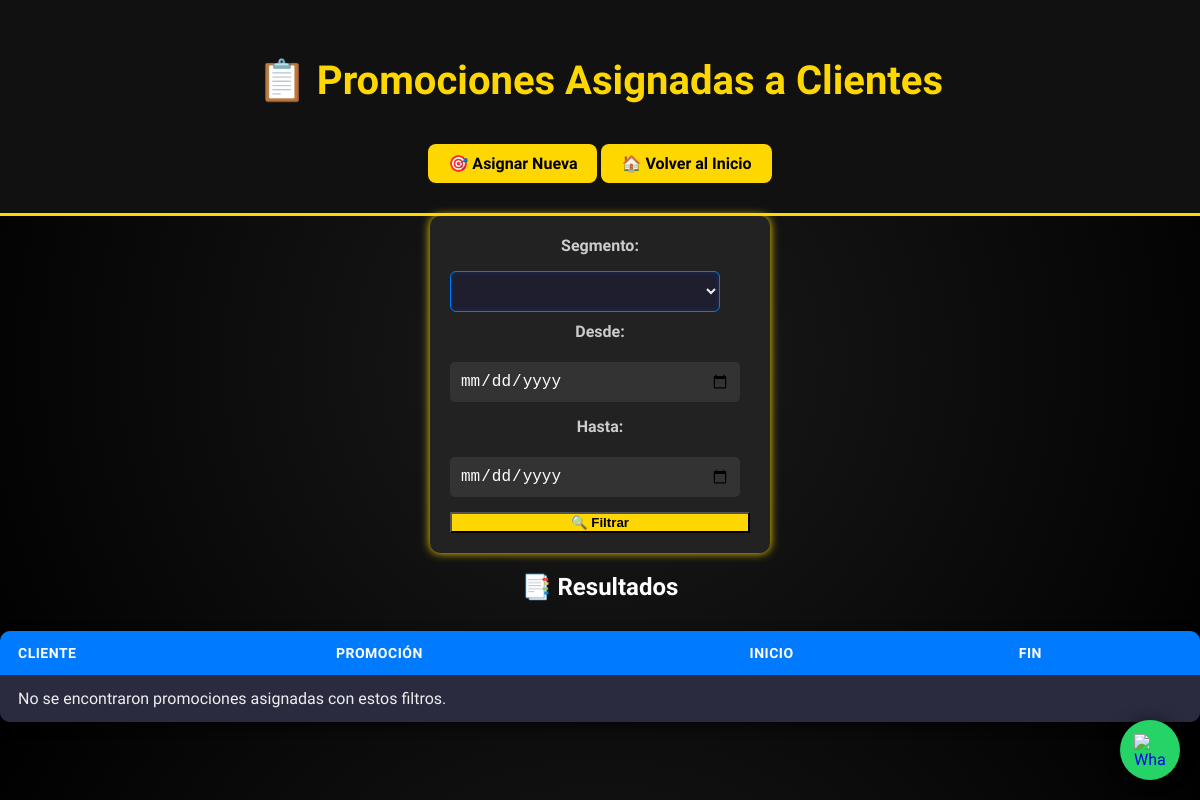
Before: /promociones/listar_promociones_clientes.php with the older database file.
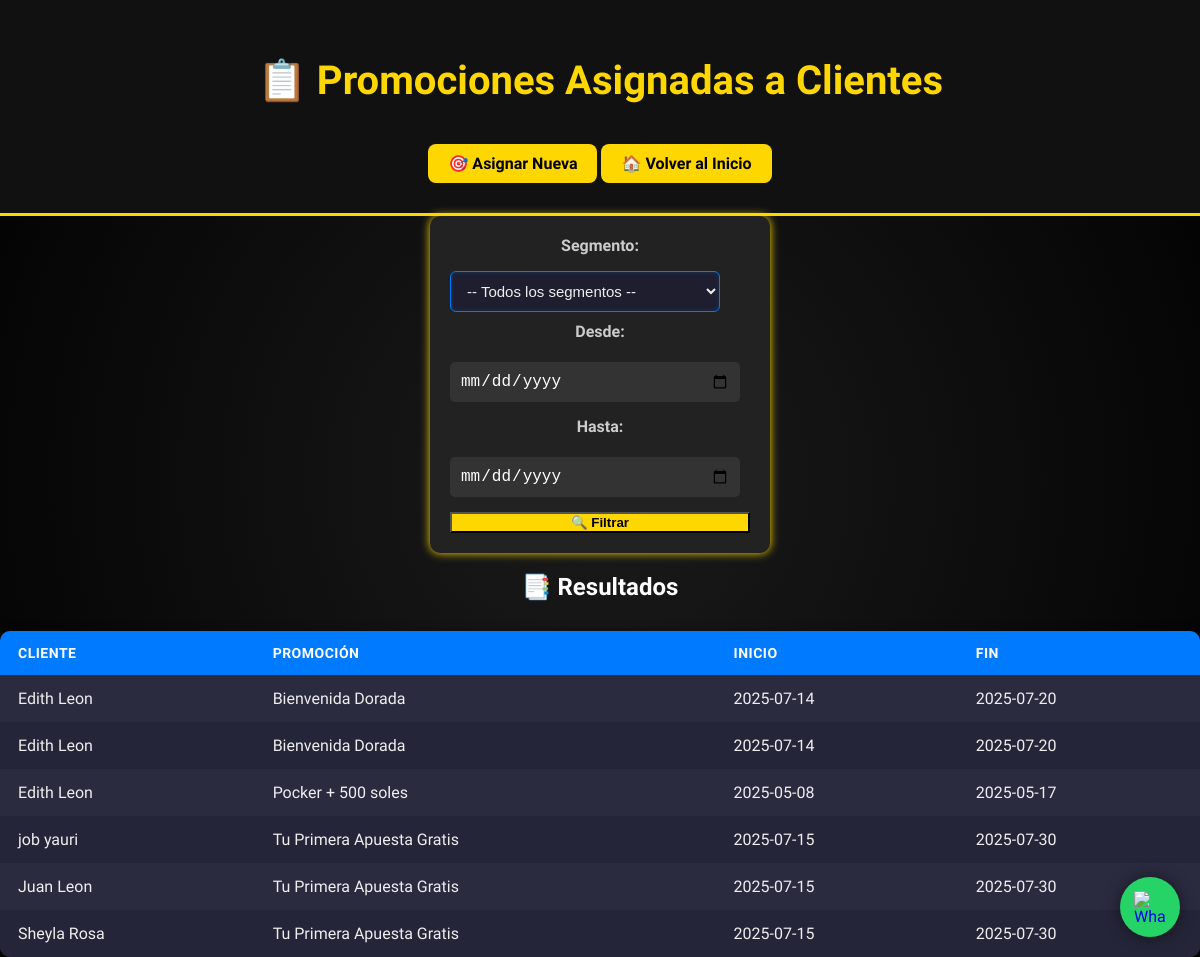
After: the same page with the newer database file.
### tables this page shows
CREATE TABLE `clientes` (
  `id` int(11) NOT NULL,
  `nombre` varchar(100) DEFAULT NULL,
  `apellido` varchar(100) DEFAULT NULL,
  `dni` varchar(15) DEFAULT NULL,
  `email` varchar(100) DEFAULT NULL,
  `telefono` varchar(20) DEFAULT NULL,
  `fecha_registro` date DEFAULT NULL,
  `preferencias` text DEFAULT NULL,
  `segmento` varchar(100) NOT NULL
);

CREATE TABLE `promociones` (
  `id` int(11) NOT NULL,
  `titulo` varchar(255) DEFAULT NULL,
  `descripcion` text DEFAULT NULL,
  `fecha_inicio` date DEFAULT NULL,
  `fecha_fin` date DEFAULT NULL,
  `segmento_objetivo` text DEFAULT NULL,
  `estado` varchar(20) DEFAULT 'Activo'
);

### promociones/listar_promociones_clientes.php (the view, shortened to what this page needs)
<?php
$conexion = new mysqli("localhost", "root", "", "atlantic_city_db");
$segmentos_result = $conexion->query("SELECT DISTINCT segmento FROM clientes");
$fecha_inicio = $_POST['fecha_inicio'] ?? '';
$fecha_fin = $_POST['fecha_fin'] ?? '';
$segmento_filtro = $_POST['segmento_objetivo'] ?? '';
$query = "SELECT c.nombre, c.apellido, p.titulo AS promocion, p.fecha_inicio, p.fecha_fin
      FROM clientes c
      JOIN promociones_clientes pc ON c.id = pc.cliente_id
      JOIN promociones p ON pc.promocion_id = p.id";
$resultado = $conexion->query($query);
?>
<!DOCTYPE html>
<html lang="es">
<head>
  <link rel="stylesheet" href="../css/style.css">
  <link rel="stylesheet" href="../css/btns.css">
  <link rel="stylesheet" href="../css/footer_sep.css">
  <link rel="stylesheet" href="../css/tables.css">
</head>
<body>
<header>
  <h1>📋 Promociones Asignadas a Clientes</h1>
  <a href="asignar_promocion.php" class="btn">🎯 Asignar Nueva</a>
  <a href="../index.html" class="btn">🏠 Volver al Inicio</a>
</header>
<main>
  <form method="POST" action="listar_promociones_clientes.php" class="formulario">
    <label for="segmento_objetivo">Segmento:</label>
    <select name="segmento_objetivo" id="segmento_objetivo">
      <option value="">-- Todos los segmentos --</option>
      <?php while ($seg = $segmentos_result->fetch_assoc()): ?>
        <option value="<?= $seg['segmento'] ?>" <?= ($segmento_filtro == $seg['segmento']) ? 'selected' : '' ?>>
        </option>
      <?php endwhile; ?>
    </select>
    <label for="fecha_inicio">Desde:</label>
    <input type="date" name="fecha_inicio" value="<?= $fecha_inicio ?>">
    <label for="fecha_fin">Hasta:</label>
    <input type="date" name="fecha_fin" value="<?= $fecha_fin ?>">
    <button type="submit">🔍 Filtrar</button>
  </form>
  <h2>📑 Resultados</h2>
  <table class="tabla-estilizada">
    <thead>
      <tr>
        <th>Cliente</th>
        <th>Promoción</th>
        <th>Inicio</th>
        <th>Fin</th>
      </tr>
    </thead>
    <tbody>
      <?php if ($resultado->num_rows > 0): ?>
        <?php while ($fila = $resultado->fetch_assoc()): ?>
          <tr>
            <td><?= $fila['nombre'] . ' ' . $fila['apellido'] ?></td>
            <td><?= $fila['promocion'] ?></td>
            <td><?= $fila['fecha_inicio'] ?></td>
            <td><?= $fila['fecha_fin'] ?></td>
          </tr>
        <?php endwhile; ?>
      <?php else: ?>
        <tr><td colspan="4">No se encontraron promociones asignadas con estos filtros.</td></tr>
      <?php endif; ?>
    </tbody>
  </table>
</main>
<a href="https://wa.me/51921876815" class="wsp-btn" target="_blank" title="Contáctanos por WhatsApp">
  <img src="https://img.icons8.com/color/48/000000/whatsapp.png" alt="WhatsApp">
</a>
</body>
</html>

Changed rows visible on the page:
added clientes: nombre "Edith", apellido "Leon", promociones.titulo "Bienvenida Dorada", promociones.fecha_inicio "2025-07-14", promociones.fecha_fin "2025-07-20", promociones.titulo "Pocker + 500 soles", promociones.fecha_inicio "2025-05-08", promociones.fecha_fin "2025-05-17"
now on this page (row edited): clientes: nombre "job", apellido "yauri", promociones.titulo "Tu Primera Apuesta Gratis", promociones.fecha_inicio "2025-07-15", promociones.fecha_fin "2025-07-30"
now on this page (row edited): clientes: nombre "Juan", apellido "Leon", promociones.titulo "Tu Primera Apuesta Gratis", promociones.fecha_inicio "2025-07-15", promociones.fecha_fin "2025-07-30"
added clientes: nombre "Sheyla", apellido "Rosa", promociones.titulo "Tu Primera Apuesta Gratis", promociones.fecha_inicio "2025-07-15", promociones.fecha_fin "2025-07-30"
Other visible differences:
form field segmento_objetivo: (not shown) → "-- Todos los segmentos --"
text no longer shown: "No se encontraron promociones asignadas con estos filtros."
